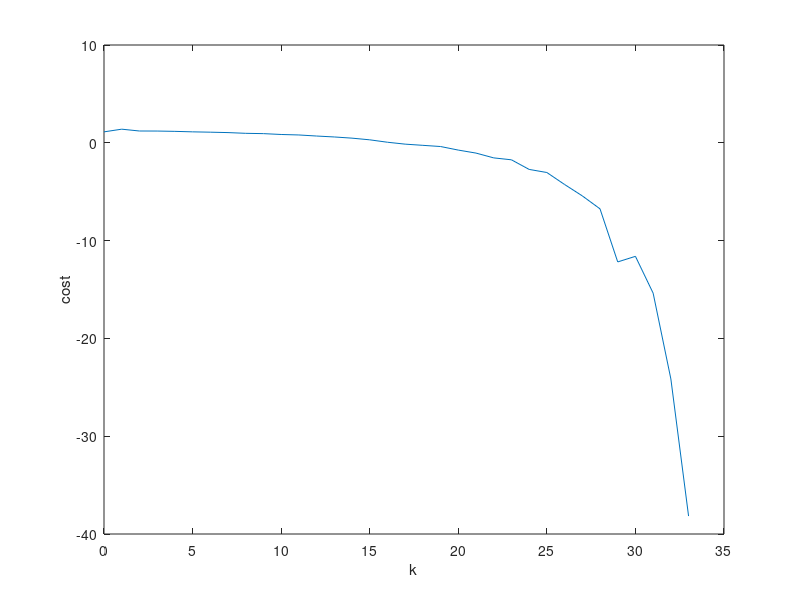

The MATLAB source for this figure:
x0 = -3/4;
y0 = 1;

m_iteration=10000;
x=zeros(2,m_iteration+1);
gradient=zeros(2,1);
gamma=[];
v=[];
record_lost = [];
record_1 = [];
record_2 = [];
alpha = 0.3;
beta = 0.5;
for i =1:m_iteration
     if(i==1)
        x(1,i)=x0;
        x(2,i)=y0;
    end
    gradient(1) = -400*x(1,i)*(x(2,i)-x(1,i)^2) - 2*(1-x(1,i));
    gradient(2) = 200*(x(2,i)-x(1,i)^2);
   
    if i==1
        H=eye(2,2);
    else
        gamma_1=-400*x(1,i)*(x(2,i)-x(1,i)^2)-2*(1-x(1,i))-(-400*x(1,i-1)*(x(2,i-1)-x(1,i-1)^2) - 2*(1-x(1,i-1)));
        gamma_2=200*(x(2,i)-x(1,i)^2)-(200*(x(2,i-1)-x(1,i-1)^2));
        gamma=[gamma_1;gamma_2];
        delta=x(:,i)-x(:,i-1);
        v=(gamma'*H*gamma)^(1/2)*(delta/(delta'*gamma)-H*gamma/(gamma'*H*gamma));
        H=H+delta*delta'/(delta'*gamma)-H*gamma*gamma'*H/(gamma'*H*gamma)+v*v';
    end
        direction=-H*gradient;
    
    
  if(sqrt(gradient'*gradient)<10^-8)
        break;
    end
    
    step = 1;
    
    while(true)
        x_possible = x(:,i) + step*direction;
        p1 = 100*(x_possible(2)-x_possible(1)^2)^2+(1-x_possible(1))^2;
        p2 = 100*(x(2,i)-x(1,i)^2)^2+(1-x(1,i))^2;
        p2 = p2 + step*alpha*gradient'*direction;
        
        if p1 <= p2
            break
        else
            step = step*beta;
        end
    end
    record_1 = [record_1 x(1,i)];
    record_2 = [record_2 x(2,i)];
    lost = log((x(1,i)-1)^2 + (x(2,i)-1)^2);
    record_lost = [record_lost lost];
    x(:,i+1)=x(:,i)+step*direction;
end

%
x = linspace(-1.2,1.2);
y = linspace(-1,1.5);
[X,Y] = meshgrid(x,y);
v = 100*(Y-X.^2).^2+(1-X).^2;
% contour(X,Y,v,[0,1,2,3,10,20,50,100,200,300]);
% hold;
Xplot=0:length(record_1)-1;
% xlabel('x');
% ylabel('y');
% plot(record_1,record_2,'-*');
plot(Xplot,record_lost);
xlabel('k');
ylabel('cost');
